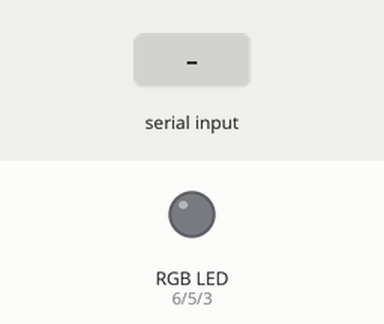
Simulated run of this sketch. Board: Arduino Uno, built with avr-gcc and run on an emulated ATmega328P. Parts: an RGB LED mixed from three pins (HIGH = lit). The test bench sets the inputs (shaded band). Pins used as bus, display or sensor lines are not drawn.

Above: at 1.2 s.
1.3 s: byte 30 received over Serial
At 1.7 s:
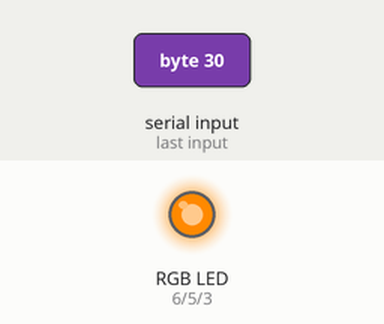
2.8 s: byte 90 received over Serial
At 4.0 s:
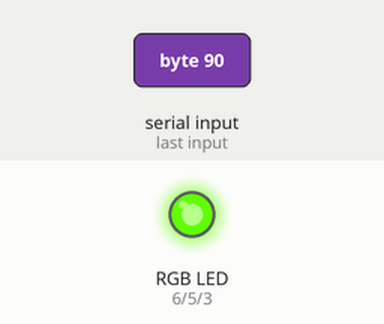
4.3 s: byte 120 received over Serial
At 5.5 s:
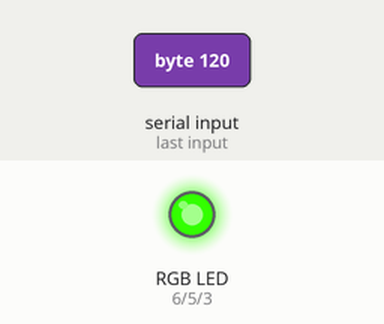
7.3 s: byte 30 received over Serial
At 8.0 s:
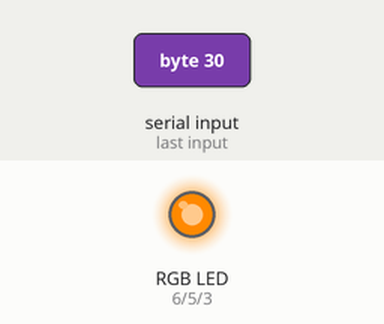
Timing chart, 0 to 9.8 s (numbered marks = the images above; inputs shaded):
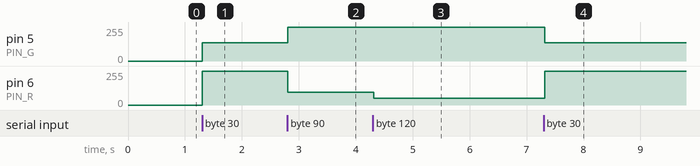

The sketch:

node.ino
```cpp
#define PIN_RST 9
#define PIN_SDA 10
#define PIN_POT A0
#define PIN_R 6
#define PIN_G 5
#define PIN_B 3

#define USE_TIMER_1     true
#define TIMER1_INTERVAL_MS  33

#define SAMPLE_SIZE 10
#define LOWER_BOUND 50
#define UPPER_BOUND 80

#include <SPI.h>
#include <MFRC522.h>
#include "TimerInterrupt.h"

MFRC522 rfid(PIN_SDA, PIN_RST); // Set up mfrc522 on the Arduino

byte nuidPICC[4];

void setup() {
  SPI.begin(); // open SPI connection
  rfid.PCD_Init(); // Initialize Proximity Coupling Device (PCD)
  Serial.begin(9600); // open serial connection

  ITimer1.init();

  if (!ITimer1.attachInterruptInterval(TIMER1_INTERVAL_MS, Timer1Handler))
  {
    Serial.println(F("Can't set ITimer1. Select another freq. or timer"));
  }

  pinMode(PIN_R, OUTPUT);
  pinMode(PIN_G, OUTPUT);
  pinMode(PIN_B, OUTPUT);
}

void loop() {
  if (Serial.available() > 0) {
    float color[3];

    int val = Serial.read();
    float hue = (float) constrain(map(val, 0, 100, LOWER_BOUND, UPPER_BOUND), LOWER_BOUND, UPPER_BOUND) / 100.0;

    setColor(hsv2rgb(hue, 1.0, 1.0, color));
  }

  // Check presence of new card
  if (!rfid.PICC_IsNewCardPresent()) {
    for (byte i = 0; i < sizeof(nuidPICC); i++) {
      nuidPICC[i] = 0;
    }

//    float color[3] = {1, 1, 1};
//    setColor(color);

    return;
  }

  if (!rfid.PICC_ReadCardSerial()) return;

  // Assign new value to NUID if different
  if (rfid.uid.uidByte[0] != nuidPICC[0] ||
    rfid.uid.uidByte[1] != nuidPICC[1] ||
    rfid.uid.uidByte[2] != nuidPICC[2] ||
    rfid.uid.uidByte[3] != nuidPICC[3] ) {

    // Store NUID into nuidPICC array
    for (byte i = 0; i < sizeof(nuidPICC); i++) {
      nuidPICC[i] = rfid.uid.uidByte[i];
    }
  }
}

/**
 * Helper routine to dump a byte array as hex values to Serial.
 */
void printHex(byte *buffer, byte bufferSize) {
  for (byte i = 0; i < bufferSize; i++) {
    Serial.print(buffer[i], HEX);
  }
}

void Timer1Handler() {
  // Print recorded NUID if not "empty" / is not filled with 0s
  if (nuidPICC[0] || nuidPICC[1] || nuidPICC[2] || nuidPICC[3]) {
    int sum = 0;

    // Sample multiple readings
    for (int i = 0; i < SAMPLE_SIZE; i++) {
      sum += analogRead(PIN_POT);
    }

    // Average to stabilize reading
    int average = sum / SAMPLE_SIZE;

    printHex(nuidPICC, sizeof(nuidPICC));
    Serial.print(":");
    Serial.println(average);
  }
}

/**
 * HSV-RGB conversion code from https://gist.github.com/postspectacular/2a4a8db092011c6743a7
 */
void setColor(float *rgb) {
  analogWrite(PIN_R, (int)((1.0 - rgb[0]) * 255));
  analogWrite(PIN_G, (int)((1.0 - rgb[1]) * 255));
  analogWrite(PIN_B, (int)((1.0 - rgb[2]) * 255));
}

float fract(float x) { return x - int(x); }

float mix(float a, float b, float t) { return a + (b - a) * t; }

float step(float e, float x) { return x < e ? 0.0 : 1.0; }

float* hsv2rgb(float h, float s, float b, float* rgb) {
  rgb[0] = b * mix(1.0, constrain(abs(fract(h + 1.0) * 6.0 - 3.0) - 1.0, 0.0, 1.0), s);
  rgb[1] = b * mix(1.0, constrain(abs(fract(h + 0.6666666) * 6.0 - 3.0) - 1.0, 0.0, 1.0), s);
  rgb[2] = b * mix(1.0, constrain(abs(fract(h + 0.3333333) * 6.0 - 3.0) - 1.0, 0.0, 1.0), s);
  return rgb;
}
```

Measured:
- after the input at 1.3 s, pin 5 (PIN_G): 0/255 → 137/255 at once; pin 6 (PIN_R): 0/255 → 255/255 at once
- after the input at 2.8 s, pin 5 (PIN_G): 137/255 → 255/255 at once; pin 6 (PIN_R): 255/255 → 96/255 at once
- after the input at 4.3 s, pin 6 (PIN_R): 96/255 → 51/255 at once
- after the input at 7.3 s, pin 5 (PIN_G): 255/255 → 137/255 at once; pin 6 (PIN_R): 51/255 → 255/255 at once
